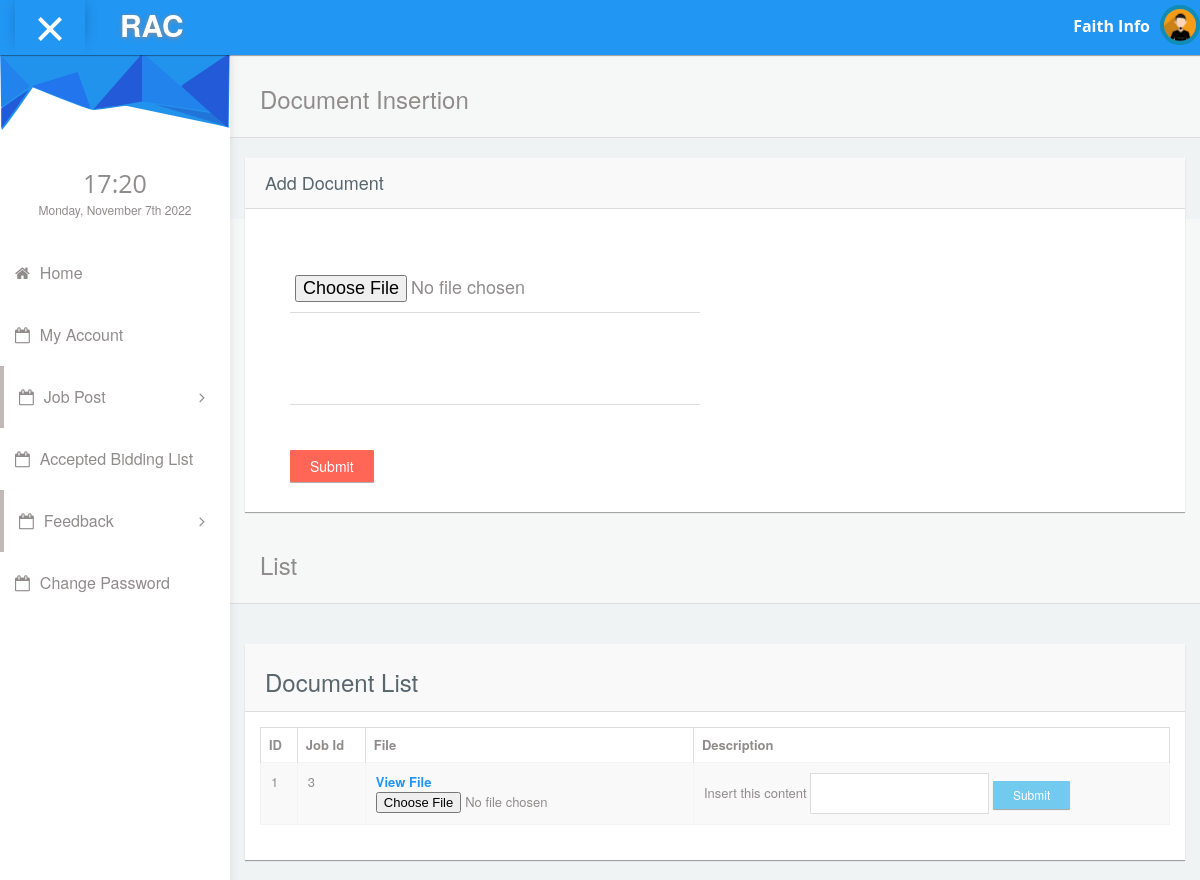
The app's page /organization/adddocument.php?jid=3 (signed in) with its own data.
### tables this page shows
CREATE TABLE IF NOT EXISTS `org_reg` (
  `oid` int(11) NOT NULL AUTO_INCREMENT,
  `org_name` varchar(100) NOT NULL,
  `location` varchar(100) DEFAULT NULL,
  `address` text NOT NULL,
  `country` varchar(30) NOT NULL,
  `state` varchar(40) NOT NULL,
  `city` varchar(50) NOT NULL,
  `pincode` int(10) DEFAULT NULL,
  `license_no` varchar(20) NOT NULL,
  `ph_no` varchar(15) NOT NULL,
  `email` varchar(100) NOT NULL,
  PRIMARY KEY (`oid`)
);

CREATE TABLE IF NOT EXISTS `task` (
  `task_id` int(11) NOT NULL AUTO_INCREMENT,
  `job_id` int(11) NOT NULL,
  `document` varchar(200) NOT NULL,
  `description1` varchar(200) NOT NULL,
  `email` varchar(100) NOT NULL,
  PRIMARY KEY (`task_id`)
);

CREATE TABLE IF NOT EXISTS `job_post` (
  `job_id` int(11) NOT NULL AUTO_INCREMENT,
  `job_post` varchar(100) NOT NULL,
  `category` varchar(70) NOT NULL,
  `description` varchar(100) NOT NULL,
  `type_of_pro` varchar(70) NOT NULL,
  `needed_skills` varchar(100) NOT NULL,
  `qualification` varchar(100) NOT NULL,
  `free_type` varchar(70) NOT NULL,
  `country1` varchar(70) NOT NULL,
  `lvl_of_exp` varchar(70) NOT NULL,
  `time_required` varchar(100) NOT NULL,
  `comp_mail` varchar(100) NOT NULL,
  `date` date NOT NULL,
  `post_date` date NOT NULL,
  `pro_file` varchar(100) NOT NULL,
  `sal_expected` int(11) NOT NULL,
  `status` varchar(70) NOT NULL,
  PRIMARY KEY (`job_id`)
);

### connectionclass.php (called while the page is built, shortened)
<?php
class ConnectionClass
{
public $db=null;
public function open()
{
$this->db=mysqli_connect('localhost','root','','rent_a_coder') or die('Error: ' . mysqli_error($myConnection));
	}
public function GetTable($qry)
{
    try
	{
	$result=mysqli_query($this->db,$qry);
	if($result)
	{
	    $data = array();
		while ($row=mysqli_fetch_assoc($result))
		{
		$data[ ] = $row;
		}
		return $data;
		}
	else
	throw new  Exception(mysql_error());
	}
	catch(Exception $e)
	{
	return $e->getMessage();
	}
}
public function GetSingleData($qry)
{
  try
  {
      $result=mysqli_query($this->db,$qry);
	  if($result)
	  {
	         $row=mysqli_fetch_row($result) ;
			 return $row[0];
			 }
			 else
			 {
			     throw new Exception(mysqli_error($this->db));
			 }
    }
	catch(Exception $e)
	{
	         return $e->getMessage();
	}
 }
}
?>

### organization/adddocument.php (the view, shortened to what this page needs)
<?php
require_once('header.php');
require_once("../connectionclass.php");
$obj=new ConnectionClass();
$jobrid=$_REQUEST['jid'];
$uname=$_SESSION['email'];
$qry="select * from task t inner join job_post j inner join org_reg o on t.job_id=j.job_id and t.job_id='$jobrid' and o.email=t.email where o.email='$uname' ";
$result=$obj->GetTable($qry);
?>
            <div id="content">
                <div class="panel box-shadow-none content-header">
                  <div class="panel-body">
                    <div class="col-md-12">
                        <h3 class="animated fadeInLeft">Document Insertion</h3>
                    </div>
                  </div>
                </div>
                <div class="form-element">
                <div class="col-md-12 padding-0">
                <div class="col-md-12">
                  <div class="col-md-12 panel">
                    <div class="col-md-12 panel-heading">
                      <h4>Add Document</h4>
                    </div>
                    <div class="col-md-12 panel-body" style="padding-bottom:30px;">
                      <div class="col-md-12">
                        <form method="post" enctype="multipart/form-data" action="codes/insert_exe.php?action=insert&jid=<?php echo $jobrid;?>">
                          <div class="col-md-6">
                            <div class="form-group form-animate-text" style="margin-top:40px !important;">
                              <input type="file" class="form-text"  name="file" required>
                              </div>
                          <div class="form-group form-animate-text" style="margin-top:40px !important;">
                             <input type="text" class="form-text"  name="description"  pattern="/^[a-zA-Z0-9 _-.,:']+$/" title="Must contain alphabets and numbers" required>
                           </div>
                         </div>
                          <div class="col-md-12">
                              <input class="submit btn btn-danger" type="submit" value="Submit">
                        </div>
                      </form>
                    </div>
                  </div>
                </div>
              </div>
              </div>
              </div>
            </div>
            <div id="content">
               <div class="panel box-shadow-none content-header">
                  <div class="panel-body">
                    <div class="col-md-12">
                        <h3 class="animated fadeInLeft">List</h3>
                    </div>
                  </div>
              </div>
              <div class="col-md-12 top-20 padding-0">
                <div class="col-md-12">
                  <div class="panel">
                    <div class="panel-heading"><h3>Document List</h3></div>
                    <div class="panel-body">
                      <div class="responsive-table">
                      <table id="datatables-example" class="table table-striped table-bordered" width="100%" cellspacing="0">
                      <thead>
                          <tr>
            <th data-breakpoints="xs">ID</th>
            <th>Job Id</th>
            <th>File</th>
            <th>Description</th>
          </tr>
        </thead>
        <tbody>
            <?php
            $i=0;
            foreach ($result as $res)
            {
                $i++;
            ?>
          <tr data-expanded="true">
            <td><?php echo $i;?></td>
            <td><?php echo $res['job_id'];?></td>
            <td><a target="_blank" href="documentadd/docadd/<?php echo $res['document'];?>">View File</a>
              <form method="post" enctype="multipart/form-data" action="codes/editdoc_exe.php?action=pdfupdate&id=<?php echo $res['task_id'];?>&jid=<?php echo $res['job_id'];?>">
                                      <input type="file" name="fileToUpload" required=""></td>
            <td><?php echo $res['description1'];?>
              <input type="text" class="form-text"  name="description"  pattern="/^[a-zA-Z0-9 _-.,:']+$/" title="Must contain alphabets and numbers" required>
               <button type="submit" class="btn btn-info btn-sm">Submit</button>
            </td>
          </tr>
          <?php
            }
            ?>
                      </tbody>
                        </table>
                      </div>
                  </div>
                </div>
              </div>
              </div>
            </div>
<?php require_once('footer.php'); ?>
<?php require_once('footer.php'); ?>

### organization/header.php (shortened to what this page needs)
<!DOCTYPE html>
<html lang="en">
<head>
    <link rel="stylesheet" type="text/css" href="../admintemplate/css/bootstrap.min.css">
      <link rel="stylesheet" type="text/css" href="../admintemplate/css/plugins/font-awesome.min.css"/>
      <link rel="stylesheet" type="text/css" href="../admintemplate/css/plugins/simple-line-icons.css"/>
      <link rel="stylesheet" type="text/css" href="../admintemplate/css/plugins/animate.min.css"/>
      <link rel="stylesheet" type="text/css" href="../admintemplate/css/plugins/fullcalendar.min.css"/>
	<link href="../admintemplate/css/style.css" rel="stylesheet">
  </head>
<?php
require_once("../connectionclass.php");
$obj=new ConnectionClass();
$email=$_SESSION['email'];
$qry="select org_name from org_reg where email='$email'";
$name=$obj->GetSingleData($qry);
?>
 <body id="mimin" class="dashboard">
        <nav class="navbar navbar-default header navbar-fixed-top">
          <div class="col-md-12 nav-wrapper">
            <div class="navbar-header" style="width:100%;">
              <div class="opener-left-menu is-open">
                <span class="bottom"></span>
              </div>
                <a href="index.php" class="navbar-brand">
                 <b>RAC</b>
                </a>
              <ul class="nav navbar-nav navbar-right user-nav">
                <li class="user-name"><span><?php echo $name; ?></span></li>
                  <li class="dropdown avatar-dropdown">
                   <img src="../admintemplate/img/avatar.jpg" class="img-circle avatar" alt="user name" data-toggle="dropdown" aria-haspopup="true" aria-expanded="true"/>
                </li>
              </ul>
            </div>
          </div>
        </nav>
      <div class="container-fluid mimin-wrapper">
            <div id="left-menu">
              <div class="sub-left-menu scroll">
                <ul class="nav nav-list">
                    <li><div class="left-bg"></div></li>
                    <li class="time">
                      <h1 class="animated fadeInLeft" style="font-size: 25px;">21:00</h1>
                      <p class="animated fadeInRight">Sat,October 1st 2029</p>
                    </li>
                     <li class="ripple"><a href="index.php"><span class="fa fa-home"></span>Home</a></li>
                      <li class="ripple"><a href="myaccount.php"><span class="fa fa-calendar-o"></span>My Account</a></li>
                    <li class="active ripple">
                      <a class="tree-toggle nav-header"><span class="fa-calendar-o fa"></span>Job Post
                        <span class="fa-angle-right fa right-arrow text-right"></span>
                      </a>
                    </li>
                   <li class="ripple"><a href="request.php"><span class="fa fa-calendar-o"></span>Accepted Bidding List</a></li>
                    <li class="active ripple">
                      <a class="tree-toggle nav-header"><span class="fa-calendar-o fa"></span>Feedback
                        <span class="fa-angle-right fa right-arrow text-right"></span>
                      </a>
                    </li>
                   <li class="ripple"><a href="changepassword.php"><span class="fa fa-calendar-o"></span>Change Password</a></li>
                       </ul>
                </div>
            </div>

### records on screen
org_reg: org_name "Faith Info"
task: job.job_id "3", description1 "Insert this content"
